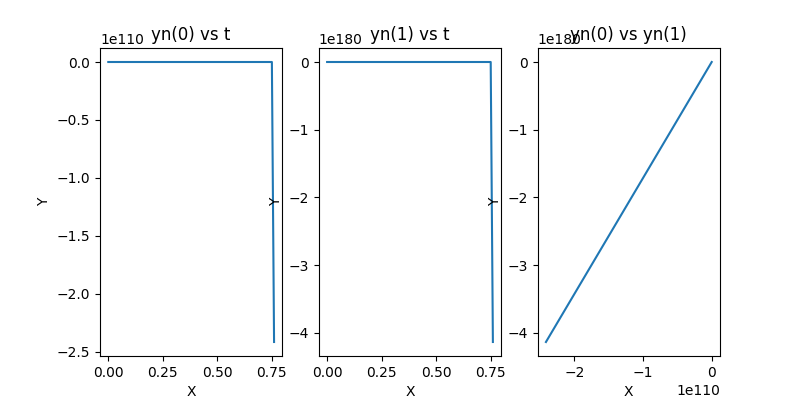

Write Python code to recreate this figure.
import os
import numpy as np
import matplotlib.pyplot as plt
	
plt.figure(1, figsize=(8,4))
plt.subplot(1,3,1)
data = np.loadtxt("datos2.dat")

plt.plot(data[:,0], data[:,1])

plt.xlabel('X')
plt.ylabel('Y')
plt.title('yn(0) vs t')

plt.subplot(1,3,2)

plt.plot(data[:,0], data[:,2])

plt.xlabel('X')
plt.ylabel('Y')
plt.title('yn(1) vs t')

plt.subplot(1,3,3)

plt.plot(data[:,1], data[:,2])

plt.xlabel('X')
plt.ylabel('Y')
plt.title('yn(0) vs yn(1)')
plt.savefig("Runge2.png")
